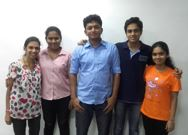
%> input picture Neural Networks based Face Detection/test images/Capture.JPG, 188 x 135 px
$ octave --eval "result = menuScanImage;"   (GNU Octave 9; MATLAB toolbox functions it lacks are replaced by stand-ins)
%> lines starting %> are read from the running program, lines starting %| are printed output that depends on the picture
### Neural Networks based Face Detection/include/mminmax.m
% Version : 7.0
% Date : 2015-05-03
% Tested on MATLAB 2013a
% Author  : Omid Sakhi
% http://www.facedetectioncode.com

function output = mminmax(input)

max_ = max(max(input));
min_ = min(min(input));

output = ((input-min_)/(max_-min_) - 0.5) * 2;

### Neural Networks based Face Detection/include/menuScanImage.m
% Version : 7.0
% Date : 2015-05-03
% Tested on MATLAB 2013a
% Author  : Omid Sakhi
% http://www.facedetectioncode.com

function im_out = menuScanImage

if ~exist('../data/net.mat','file')
    fprintf('Neural network does not exist!\n');
    return;
else
    load ('../data/net.mat');
end

pause(0.001);
[file_name,file_path] = uigetfile ('../*.jpg');
%> the answer given: ../test images/Capture.JPG
if file_path ~= 0
    im = imread ([file_path,file_name]);
%> im is the input picture: size 135x188x3 uint8; mean R, G, B 141, 133.4, 135.2
    try
        im = rgb2gray(im);
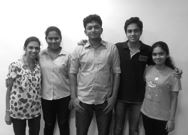
%> im: size 135x188 uint8; min 0, max 255, mean 135.9
    end
else
    return;
end

close all

%~~~~~~~~~~~~~~~~~~~~~~~~~~~~~~~~~~~~~~~~~~~~~~~~~~~~~~~~~~~~~~~~
% PARAMETERS
TEMPLATE1 = 'template1.png';
TEMPLATE2 = 'template2.png';

%~~~~~~~~~~~~~~~~~~~~~~~~~~~~~~~~~~~~~~~~~~~~~~~~~~~~~~~~~~~~~~~~

fprintf ('Scanning image ...\n');

warning off;

[m,n]=size(im);
%> m = 135; n = 188
tstart = tic;
%~~~~~~~~~~~~~~~~~~~~~~~~~~~~~~~~~~~~~~~~~~~~~~~~~~~~~~~~~~~~~~~~
% First Section
C1 = mminmax(double(im));
%> in mminmax, `max_ = max(max(input));`: max_ = 255
%> in mminmax, `min_ = min(min(input));`: min_ = 0
%> (the run ends here)
